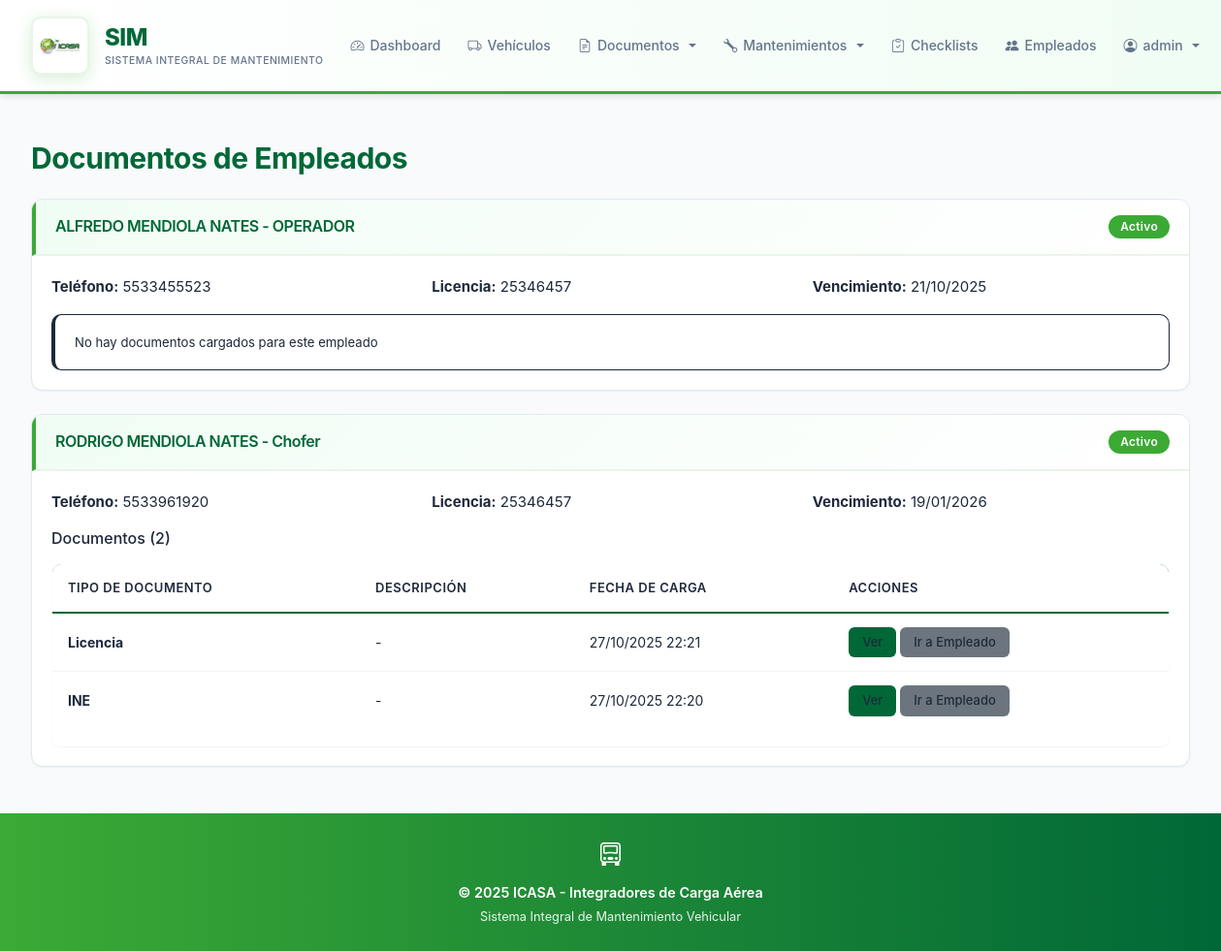
The page /documents/employees/ (signed in) on the database as committed earlier.
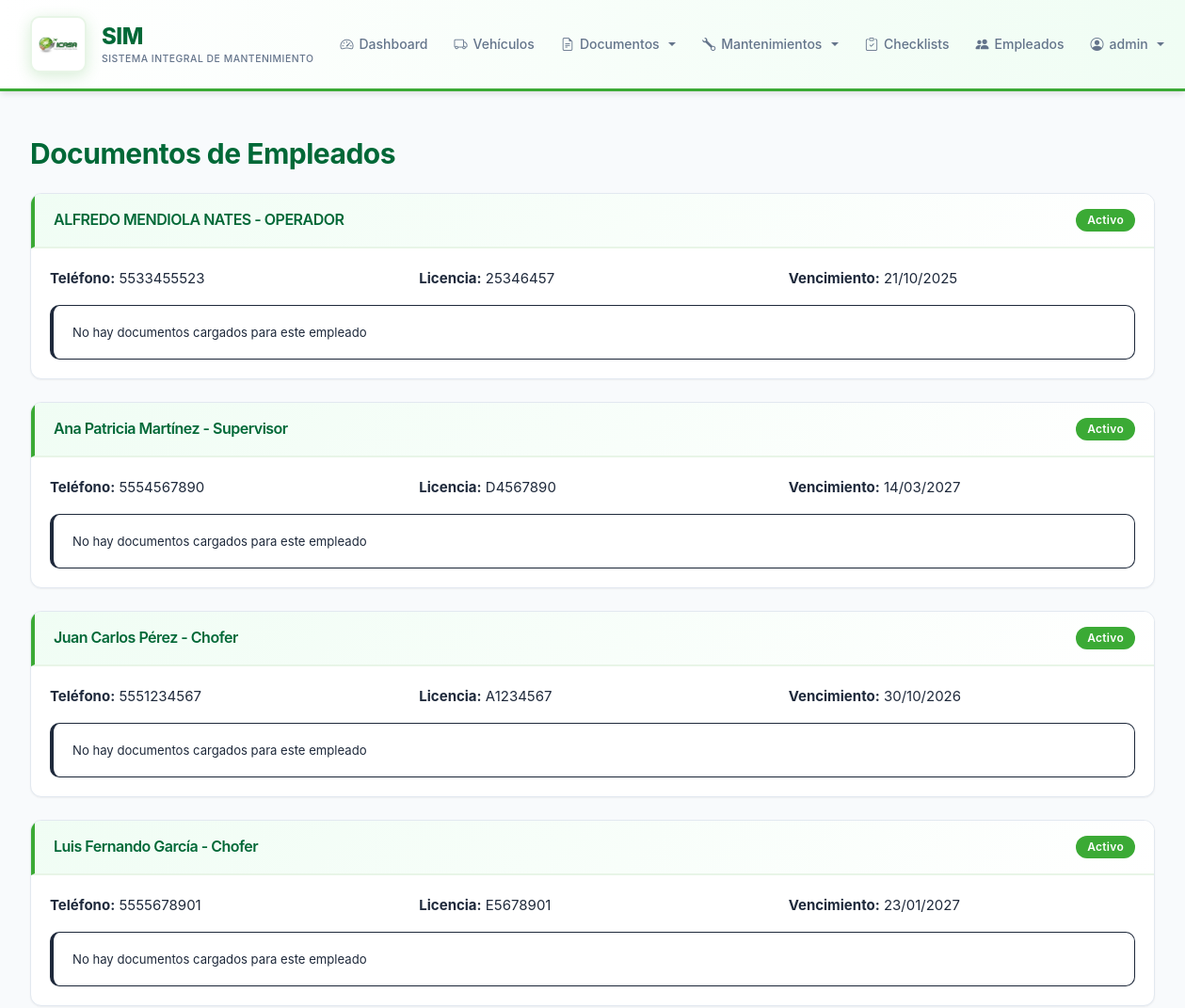
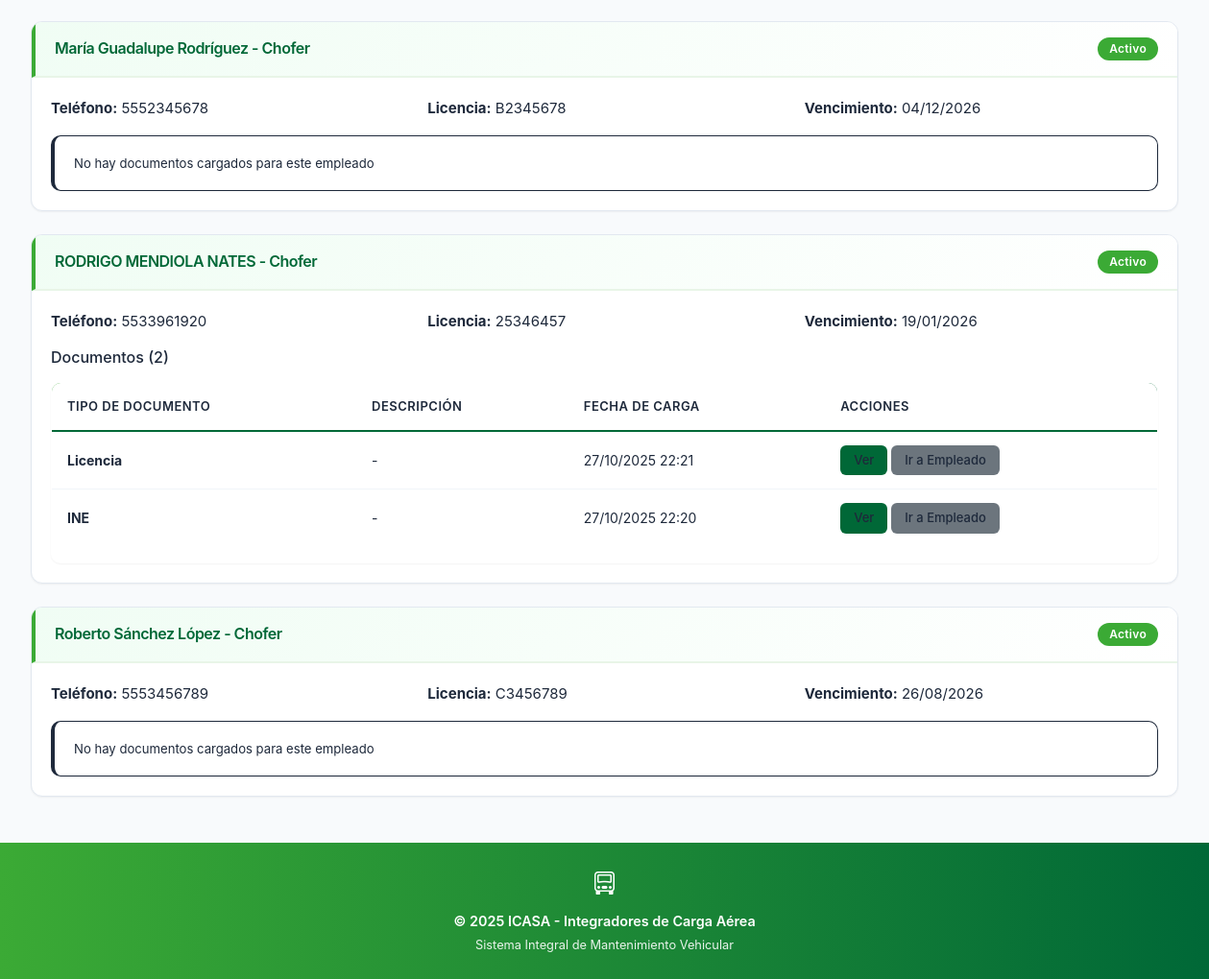
The same page on the database as committed later (2 pictures, top to bottom).
### vehicles/models.py (models this page shows, shortened)
class Driver(models.Model):
    STATUS_CHOICES = [
        ('Activo', 'Activo'),
        ('Inactivo', 'Inactivo'),
        ('Vacaciones', 'Vacaciones'),
    ]
    STATION_CHOICES = [
        ('Aguascalientes', 'Aguascalientes'),
        ('Baja California', 'Baja California'),
        ('Baja California Sur', 'Baja California Sur'),
        ('Campeche', 'Campeche'),
        ('Chiapas', 'Chiapas'),
        ('Chihuahua', 'Chihuahua'),
        ('Ciudad de México', 'Ciudad de México'),
        ('Coahuila', 'Coahuila'),
        ('Colima', 'Colima'),
        ('Durango', 'Durango'),
        ('Estado de México', 'Estado de México'),
        ('Guanajuato', 'Guanajuato'),
        ('Guerrero', 'Guerrero'),
        ('Hidalgo', 'Hidalgo'),
        ('Jalisco', 'Jalisco'),
        ('Michoacán', 'Michoacán'),
        ('Morelos', 'Morelos'),
        ('Nayarit', 'Nayarit'),
        ('Nuevo León', 'Nuevo León'),
        ('Oaxaca', 'Oaxaca'),
        ('Puebla', 'Puebla'),
        ('Querétaro', 'Querétaro'),
        ('Quintana Roo', 'Quintana Roo'),
        ('San Luis Potosí', 'San Luis Potosí'),
        ('Sinaloa', 'Sinaloa'),
        ('Sonora', 'Sonora'),
        ('Tabasco', 'Tabasco'),
        ('Tamaulipas', 'Tamaulipas'),
        ('Tlaxcala', 'Tlaxcala'),
        ('Veracruz', 'Veracruz'),
        ('Yucatán', 'Yucatán'),
        ('Zacatecas', 'Zacatecas'),
    ]
    full_name = models.CharField(max_length=200, verbose_name='Nombre Completo')
    position = models.CharField(max_length=100, default='Chofer', verbose_name='Puesto')
    station = models.CharField(max_length=100, choices=STATION_CHOICES, blank=True, null=True, verbose_name='Estación')
    phone = models.CharField(max_length=20, verbose_name='Teléfono')
    email = models.EmailField(blank=True, verbose_name='Correo Electrónico')
    address = models.TextField(blank=True, verbose_name='Dirección')
    license_number = models.CharField(max_length=50, verbose_name='Número de Licencia')
    license_expiry = models.DateField(verbose_name='Vencimiento de Licencia')
    hire_date = models.DateField(verbose_name='Fecha de Contratación')
    status = models.CharField(max_length=20, choices=STATUS_CHOICES, default='Activo', verbose_name='Estado')
    notes = models.TextField(blank=True, verbose_name='Notas')
    created_at = models.DateTimeField(auto_now_add=True)
    updated_at = models.DateTimeField(auto_now=True)
    class Meta:
        ordering = ['full_name']
        verbose_name = 'Empleado'
        verbose_name_plural = 'Lista de Empleados'

class DriverDocument(models.Model):
    DOCUMENT_TYPES = [
        ('INE', 'INE / Identificación Oficial'),
        ('Licencia', 'Licencia de Conducir'),
        ('Antecedentes', 'Carta de No Antecedentes Penales'),
        ('Solicitud', 'Solicitud de Empleo'),
        ('Comprobante', 'Comprobante de Domicilio'),
        ('CURP', 'CURP'),
        ('RFC', 'RFC'),
        ('NSS', 'Número de Seguro Social'),
        ('Contrato', 'Contrato Laboral'),
        ('Otro', 'Otro Documento'),
    ]
    driver = models.ForeignKey(Driver, on_delete=models.CASCADE, related_name='documents', verbose_name='Empleado')
    document_type = models.CharField(max_length=50, choices=DOCUMENT_TYPES, verbose_name='Tipo de Documento')
    document_file = models.ImageField(upload_to='driver_documents/', verbose_name='Archivo')
    description = models.CharField(max_length=200, blank=True, verbose_name='Descripción')
    upload_date = models.DateTimeField(auto_now_add=True, verbose_name='Fecha de Carga')
    class Meta:
        ordering = ['-upload_date']
        verbose_name = 'Documento de Empleado'
        verbose_name_plural = 'Documentos de Empleados'

### vehicles/views_employee_documents.py (the view)
# urls.py: path('documents/employees/', EmployeeDocumentsView.as_view(), name='employee_documents'),
class EmployeeDocumentsView(LoginRequiredMixin, PermissionRequiredMixin, ListView):
    model = Driver
    template_name = 'vehicles/employee_documents.html'
    context_object_name = 'drivers'
    permission_required = 'vehicles.view_driverdocument'
    def get_queryset(self):
        return Driver.objects.prefetch_related('documents').all()

### vehicles/templates/vehicles/employee_documents.html (shortened to what this page needs)
{% extends 'vehicles/base.html' %}
{% block content %}
<h1 class="mb-4">Documentos de Empleados</h1>
{% if drivers %}
    {% for driver in drivers %}
    <div class="card mb-4">
        <div class="card-header d-flex justify-content-between align-items-center">
            <h5 class="mb-0">{{ driver.full_name }} - {{ driver.position }}</h5>
            <span class="badge {% if driver.status == 'Activo' %}bg-success{% elif driver.status == 'Vacaciones' %}bg-warning{% else %}bg-secondary{% endif %}">
                {{ driver.status }}
            </span>
        </div>
        <div class="card-body">
            <div class="row mb-3">
                <div class="col-md-4">
                    <strong>Teléfono:</strong> {{ driver.phone }}
                </div>
                <div class="col-md-4">
                    <strong>Licencia:</strong> {{ driver.license_number }}
                </div>
                <div class="col-md-4">
                    <strong>Vencimiento:</strong> {{ driver.license_expiry|date:"d/m/Y" }}
                </div>
            </div>
            {% if driver.documents.all %}
            <h6 class="mt-3 mb-3">Documentos ({{ driver.documents.count }})</h6>
            <div class="table-responsive">
                <table class="table table-sm table-hover">
                    <thead>
                        <tr>
                            <th>Tipo de Documento</th>
                            <th>Descripción</th>
                            <th>Fecha de Carga</th>
                            <th>Acciones</th>
                        </tr>
                    </thead>
                    <tbody>
                        {% for doc in driver.documents.all %}
                        <tr>
                            <td><strong>{{ doc.document_type }}</strong></td>
                            <td>{{ doc.description|default:"-" }}</td>
                            <td>{{ doc.upload_date|date:"d/m/Y H:i" }}</td>
                            <td>
                                <a href="{{ doc.document_file.url }}" target="_blank" class="btn btn-sm btn-info">Ver</a>
                                <a href="{% url 'driver_detail' driver.pk %}" class="btn btn-sm btn-secondary">Ir a Empleado</a>
                            </td>
                        </tr>
                        {% endfor %}
                    </tbody>
                </table>
            </div>
            {% else %}
            <div class="alert alert-warning mb-0">
                <small>No hay documentos cargados para este empleado</small>
            </div>
            {% endif %}
        </div>
    </div>
    {% endfor %}
{% else %}
<div class="alert alert-info">
    No hay empleados registrados. <a href="{% url 'driver_create' %}">Agregar el primero</a>
</div>
{% endif %}
{% endblock %}

Rows that differ between the two databases and show on the page:
added Driver: full_name "Ana Patricia Martínez", position "Supervisor", status "Activo", phone "5554567890", license_number "D4567890", license_expiry "14/03/2027", shows "No hay documentos cargados para este empleado"
added Driver: full_name "Juan Carlos Pérez", position "Chofer", status "Activo", phone "5551234567", license_number "A1234567", license_expiry "30/10/2026", shows "No hay documentos cargados para este empleado"
added Driver: full_name "Luis Fernando García", position "Chofer", status "Activo", phone "5555678901", license_number "E5678901", license_expiry "23/01/2027", shows "No hay documentos cargados para este empleado"
added Driver: full_name "María Guadalupe Rodríguez", position "Chofer", status "Activo", phone "5552345678", license_number "B2345678", license_expiry "04/12/2026", shows "No hay documentos cargados para este empleado"
added Driver: full_name "Roberto Sánchez López", position "Chofer", status "Activo", phone "5553456789", license_number "C3456789", license_expiry "26/08/2026", shows "No hay documentos cargados para este empleado"
